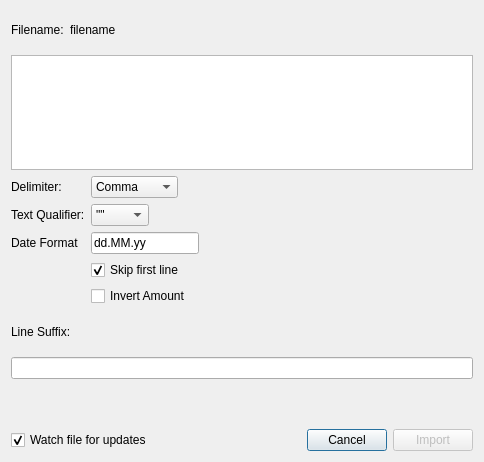
<?xml version="1.0" encoding="UTF-8"?>
<ui version="4.0">
 <class>StatementImporterDialog</class>
 <widget class="QDialog" name="StatementImporterDialog">
  <property name="geometry">
   <rect>
    <x>0</x>
    <y>0</y>
    <width>484</width>
    <height>462</height>
   </rect>
  </property>
  <property name="sizePolicy">
   <sizepolicy hsizetype="MinimumExpanding" vsizetype="MinimumExpanding">
    <horstretch>0</horstretch>
    <verstretch>0</verstretch>
   </sizepolicy>
  </property>
  <property name="maximumSize">
   <size>
    <width>600</width>
    <height>16777215</height>
   </size>
  </property>
  <property name="windowTitle">
   <string>Preferences</string>
  </property>
  <layout class="QVBoxLayout" name="verticalLayout">
   <item>
    <layout class="QHBoxLayout" name="horizontalLayout_2">
     <item>
      <widget class="QLabel" name="lblFilename">
       <property name="text">
        <string>Filename:</string>
       </property>
      </widget>
     </item>
     <item>
      <widget class="QLabel" name="filename">
       <property name="text">
        <string>filename</string>
       </property>
      </widget>
     </item>
     <item>
      <spacer name="horizontalSpacer">
       <property name="orientation">
        <enum>Qt::Horizontal</enum>
       </property>
       <property name="sizeHint" stdset="0">
        <size>
         <width>40</width>
         <height>20</height>
        </size>
       </property>
      </spacer>
     </item>
    </layout>
   </item>
   <item>
    <widget class="QPlainTextEdit" name="exampleLines">
     <property name="enabled">
      <bool>true</bool>
     </property>
     <property name="sizePolicy">
      <sizepolicy hsizetype="MinimumExpanding" vsizetype="MinimumExpanding">
       <horstretch>0</horstretch>
       <verstretch>0</verstretch>
      </sizepolicy>
     </property>
     <property name="maximumSize">
      <size>
       <width>16777215</width>
       <height>115</height>
      </size>
     </property>
     <property name="verticalScrollBarPolicy">
      <enum>Qt::ScrollBarAsNeeded</enum>
     </property>
     <property name="horizontalScrollBarPolicy">
      <enum>Qt::ScrollBarAsNeeded</enum>
     </property>
     <property name="lineWrapMode">
      <enum>QPlainTextEdit::NoWrap</enum>
     </property>
     <property name="readOnly">
      <bool>true</bool>
     </property>
    </widget>
   </item>
   <item>
    <layout class="QFormLayout" name="formLayout">
     <property name="fieldGrowthPolicy">
      <enum>QFormLayout::FieldsStayAtSizeHint</enum>
     </property>
     <item row="1" column="0">
      <widget class="QLabel" name="lblDelimiter">
       <property name="text">
        <string>Delimiter:</string>
       </property>
      </widget>
     </item>
     <item row="1" column="1">
      <widget class="QComboBox" name="delimiter">
       <item>
        <property name="text">
         <string>Comma</string>
        </property>
       </item>
       <item>
        <property name="text">
         <string>Semicolon</string>
        </property>
       </item>
       <item>
        <property name="text">
         <string>Tab Stop</string>
        </property>
       </item>
      </widget>
     </item>
     <item row="2" column="0">
      <widget class="QLabel" name="lblTextQualifier">
       <property name="text">
        <string>Text Qualifier:</string>
       </property>
      </widget>
     </item>
     <item row="2" column="1">
      <widget class="QComboBox" name="textQualifier">
       <item>
        <property name="text">
         <string>&quot;&quot;</string>
        </property>
       </item>
       <item>
        <property name="text">
         <string>''</string>
        </property>
       </item>
       <item>
        <property name="text">
         <string>none</string>
        </property>
       </item>
      </widget>
     </item>
     <item row="4" column="1">
      <widget class="QCheckBox" name="skipFirstLine">
       <property name="text">
        <string>Skip first line</string>
       </property>
       <property name="checked">
        <bool>true</bool>
       </property>
      </widget>
     </item>
     <item row="5" column="1">
      <widget class="QCheckBox" name="invertAmount">
       <property name="text">
        <string>Invert Amount</string>
       </property>
      </widget>
     </item>
     <item row="3" column="1">
      <widget class="QLineEdit" name="dateFormat">
       <property name="text">
        <string>dd.MM.yy</string>
       </property>
      </widget>
     </item>
     <item row="3" column="0">
      <widget class="QLabel" name="lblDateFormat">
       <property name="text">
        <string>Date Format</string>
       </property>
      </widget>
     </item>
    </layout>
   </item>
   <item>
    <widget class="QLabel" name="lblLineSuffix">
     <property name="text">
      <string>Line Suffix:</string>
     </property>
    </widget>
   </item>
   <item>
    <widget class="QLineEdit" name="lineSuffix"/>
   </item>
   <item>
    <widget class="QFrame" name="columnChoosers">
     <layout class="QGridLayout" name="gridLayout"/>
    </widget>
   </item>
   <item>
    <layout class="QHBoxLayout" name="horizontalLayout">
     <item>
      <widget class="QCheckBox" name="watchFile">
       <property name="text">
        <string>Watch file for updates</string>
       </property>
       <property name="checked">
        <bool>true</bool>
       </property>
      </widget>
     </item>
     <item>
      <spacer name="horizontalSpacer_2">
       <property name="orientation">
        <enum>Qt::Horizontal</enum>
       </property>
       <property name="sizeHint" stdset="0">
        <size>
         <width>40</width>
         <height>20</height>
        </size>
       </property>
      </spacer>
     </item>
     <item>
      <widget class="QPushButton" name="cancel">
       <property name="text">
        <string>Cancel</string>
       </property>
      </widget>
     </item>
     <item>
      <widget class="QPushButton" name="importStatements">
       <property name="enabled">
        <bool>false</bool>
       </property>
       <property name="text">
        <string>Import</string>
       </property>
      </widget>
     </item>
    </layout>
   </item>
  </layout>
 </widget>
 <resources/>
 <connections/>
</ui>
